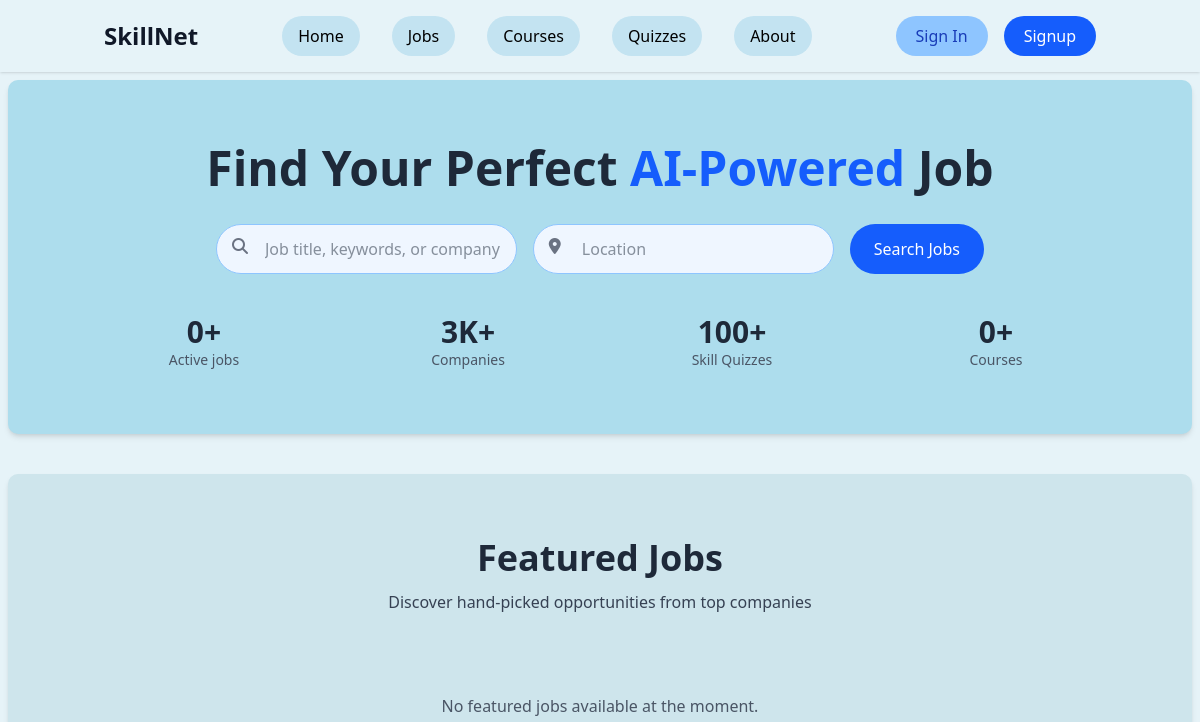
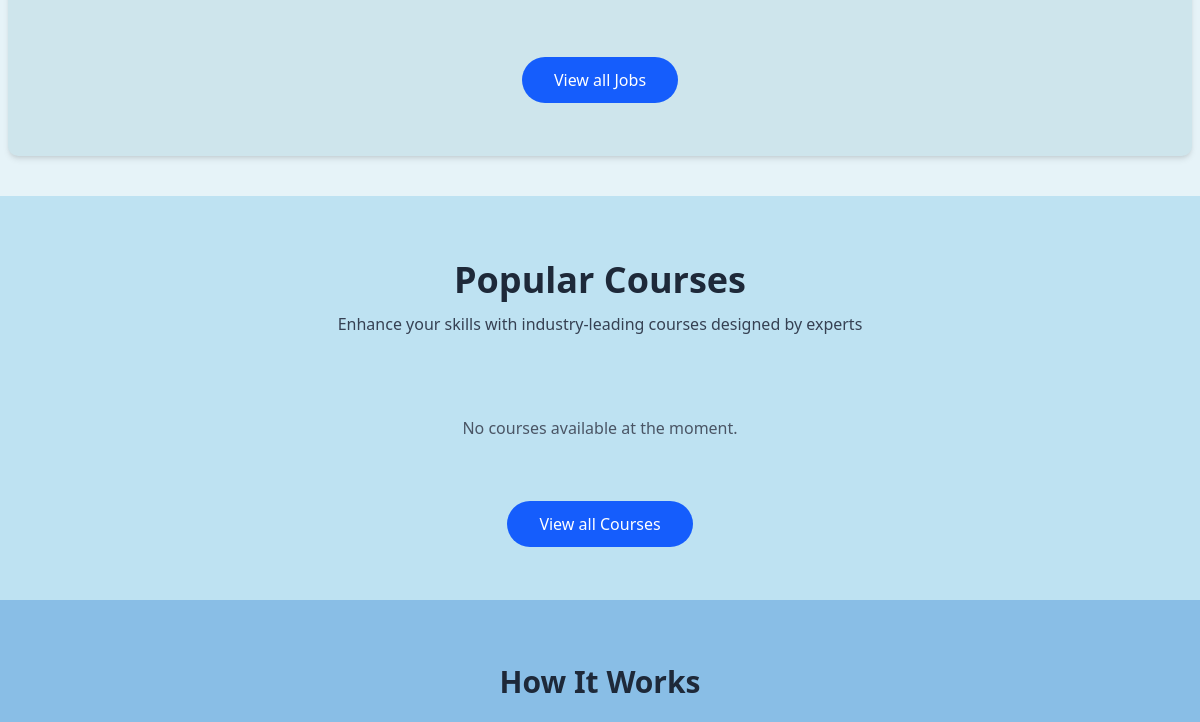
The app's page / (upper part), older data (2 pictures, top to bottom).
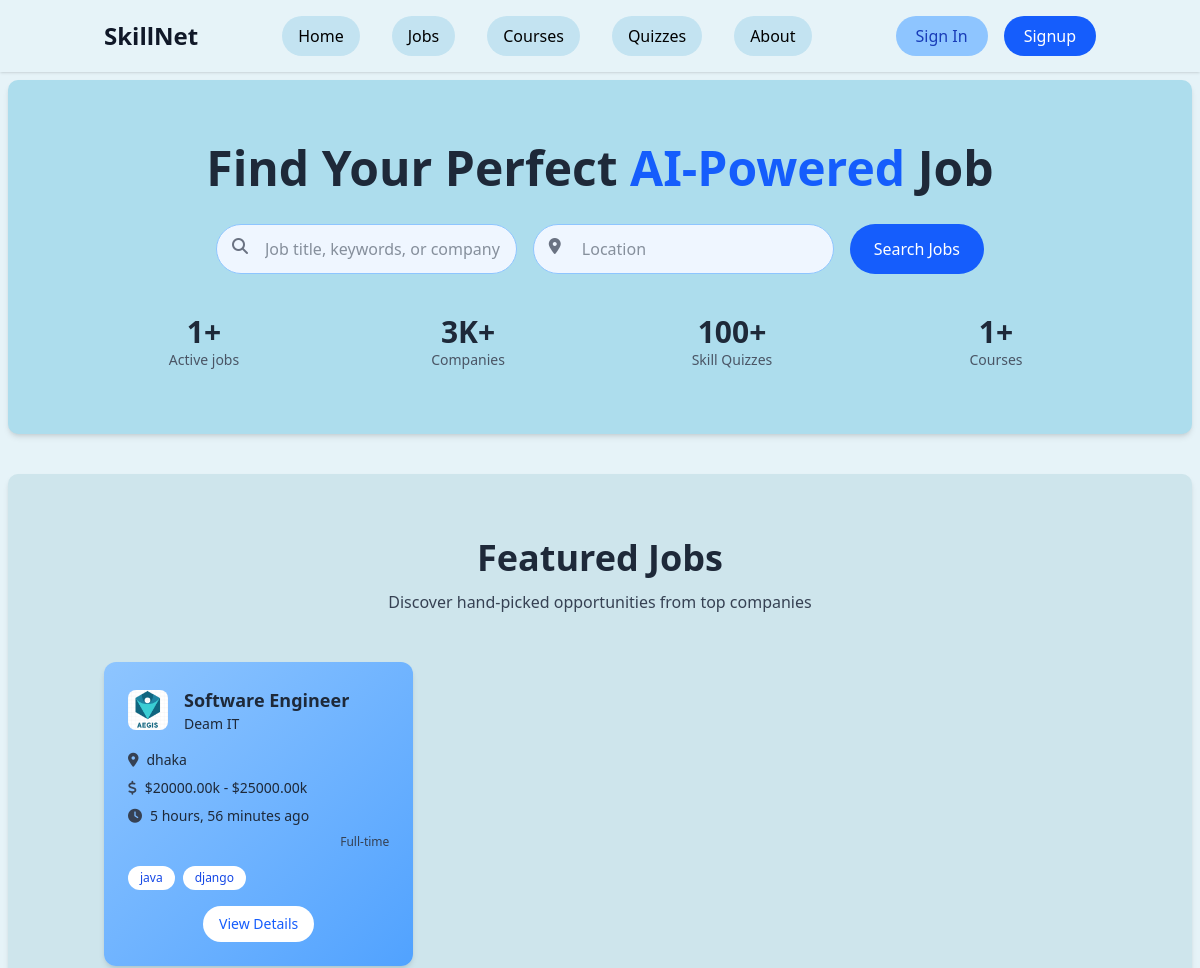
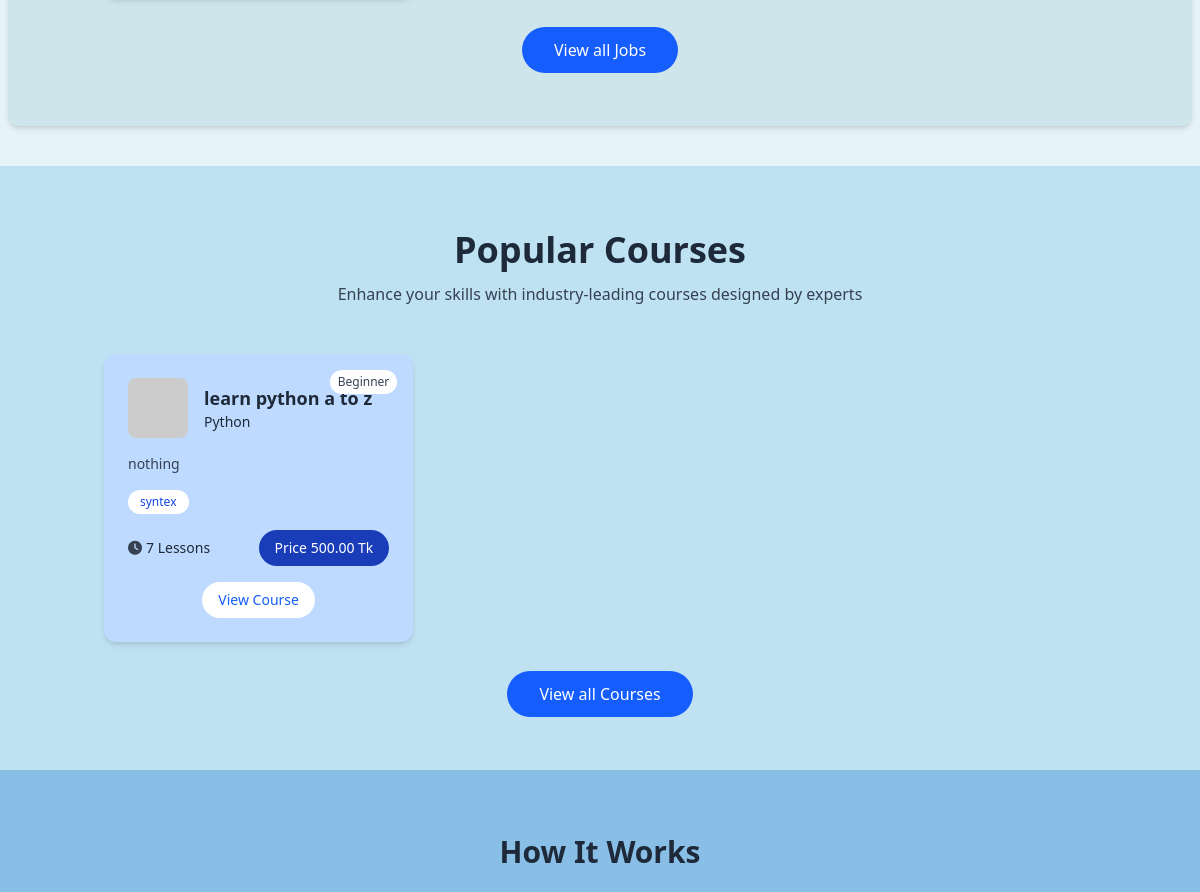
The same page, newer data (2 pictures, top to bottom).
### app/models.py (models this page shows, shortened)
class Job(models.Model):
    JOB_TYPES = [
        ('full_time', 'Full-time'),
        ('part_time', 'Part-time'),
        ('contract', 'Contract'),
        ('internship', 'Internship'),
    ]
    EXPERIENCE_LEVELS = [
        ('entry', 'Entry-level'),
        ('mid', 'Mid-level'),
        ('senior', 'Senior'),
        ('top', 'Top-level'),
    ]
    WORK_MODES = [
        ('remote', 'Remote'),
        ('office', 'Office'),
        ('hybrid', 'Hybrid'),
    ]
    title = models.CharField(max_length=200)
    company = models.ForeignKey(Company, on_delete=models.CASCADE)
    location = models.CharField(max_length=100)
    salary_min = models.DecimalField(max_digits=10, decimal_places=2)
    salary_max = models.DecimalField(max_digits=10, decimal_places=2)
    job_type = models.CharField(max_length=20, choices=JOB_TYPES, default='full_time')
    experience_level = models.CharField(max_length=20, choices=EXPERIENCE_LEVELS, default='mid')
    work_mode = models.CharField(max_length=20, choices=WORK_MODES, default='office')
    description = models.TextField()
    requirements = models.TextField()
    skills_required = models.CharField(max_length=500)
    posted_date = models.DateTimeField(auto_now_add=True)
    is_active = models.BooleanField(default=True)
    category = models.CharField(max_length=100, default='General')
    def get_salary_range(self):
        return f"${self.salary_min}k - ${self.salary_max}k"
    def get_skills_list(self):
        return [skill.strip() for skill in self.skills_required.split(',')]

class Company(models.Model):
    name = models.CharField(max_length=200)
    logo = models.ImageField(upload_to='company_logos/', blank=True, null=True)
    description = models.TextField(blank=True)

class Course(models.Model):
    DIFFICULTY_LEVELS = [
        ('beginner', 'Beginner'),
        ('intermediate', 'Intermediate'),
        ('advanced', 'Advanced'),
    ]
    title = models.CharField(max_length=200)
    category = models.ForeignKey(CourseCategory, on_delete=models.CASCADE)
    instructor = models.CharField(max_length=100)
    instructor_photo = models.ImageField(upload_to='instructors/', blank=True, null=True)
    thumbnail = models.ImageField(upload_to='course_thumbnails/', blank=True, null=True)
    description = models.TextField()
    short_description = models.CharField(max_length=300)
    difficulty = models.CharField(max_length=20, choices=DIFFICULTY_LEVELS)
    price = models.DecimalField(max_digits=10, decimal_places=2)
    duration_weeks = models.IntegerField()
    lessons_count = models.IntegerField()
    skills_covered = models.CharField(max_length=500)
    rating = models.DecimalField(max_digits=3, decimal_places=1, default=4.5)
    rating_count = models.IntegerField(default=0)
    students_count = models.IntegerField(default=0)
    created_date = models.DateTimeField(auto_now_add=True)
    is_active = models.BooleanField(default=True)
    def get_skills_list(self):
        return [skill.strip() for skill in self.skills_covered.split(',')]

class CourseCategory(models.Model):
    name = models.CharField(max_length=100)
    description = models.TextField(blank=True)

### app/views.py (the view)
# urls.py: 2. Add a URL to urlpatterns:  path('', views.home, name='home')
def home(request):
    featured_jobs = Job.objects.filter(is_active=True).order_by('-posted_date')[:3]
    popular_courses = Course.objects.filter(is_active=True).order_by('-created_date')[:3]
    context = {
        'featured_jobs': featured_jobs,
        'popular_courses': popular_courses,
    }
    return render(request, 'welcome.html', context)

### static/templates/welcome.html (shortened to what the changed rows need)
{% extends 'base.html' %}
{% load static %}
{% block content %}
  <section class="bg-[#ADDDED] py-16 px-4 rounded-[10px] shadow-md mx-2 mt-2">
    <div class="container mx-auto text-center">
      <h1 class="text-4xl md:text-5xl font-bold mb-8">
        Find Your Perfect <span class="text-blue-600">AI-Powered</span> Job
      </h1>
      <div class="grid grid-cols-2 md:grid-cols-4 gap-8 text-center mt-10">
        <div>
          <p class="text-3xl font-bold">{{ featured_jobs.count }}+</p>
          <p class="text-sm text-gray-600">Active jobs</p>
        </div>
        <div>
          <p class="text-3xl font-bold">{{ popular_courses.count }}+</p>
          <p class="text-sm text-gray-600">Courses</p>
        </div>
      </div>
    </div>
  </section>
  <section class="py-16 bg-[#CEE5EC] my-10 rounded-[10px] shadow-md mx-2">
    <div class="container mx-auto px-4">
      <div class="text-center mb-12">
        <h2 class="text-3xl md:text-4xl font-bold">Featured Jobs</h2>
      </div>
      <div class="grid grid-cols-1 md:grid-cols-3 gap-8 mb-10">
        {% for job in featured_jobs %}
        <div class="bg-gradient-to-br from-blue-300 to-blue-400 p-6 rounded-xl shadow-md hover:shadow-lg transition-shadow">
          <div class="flex items-center mb-4">
            <img src="{{ job.company.logo.url }}"
              alt="{{ job.company.name }}"
              class="mr-4 rounded-lg h-10 w-10 object-cover overflow-hidden" />
            <div>
              <h3 class="font-bold text-lg">{{ job.title }}</h3>
              <p class="text-sm text-gray-800">{{ job.company.name }}</p>
            </div>
          </div>
          <div class="space-y-2 text-sm mt-4">
            <div class="flex items-center">
              <i class="fas fa-map-marker-alt text-gray-700 mr-2"></i>
              {{ job.location }}
            </div>
            <div class="flex items-center">
              <i class="fas fa-dollar-sign text-gray-700 mr-2"></i>
              {{ job.get_salary_range }}
            </div>
            <div class="flex items-center">
              <i class="fas fa-clock text-gray-700 mr-2"></i>
              {{ job.posted_date|timesince }} ago
            </div>
            <div class="flex justify-end text-xs text-gray-700">{{ job.get_job_type_display }}</div>
          </div>
          <div class="flex flex-wrap gap-2 mt-4">
            {% for skill in job.get_skills_list|slice:":3" %}
            <span class="bg-white text-blue-700 px-3 py-1 rounded-full text-xs">{{ skill }}</span>
            {% endfor %}
          </div>
          <div class="mt-4 text-center">
            <a href="{% url 'app:job_detail' job.id %}" class="inline-block px-4 py-2 bg-white text-blue-600 rounded-full text-sm hover:bg-blue-50 transition">View Details</a>
          </div>
        </div>
        {% empty %}
        <div class="col-span-3 text-center py-8">
          <p class="text-gray-600">No featured jobs available at the moment.</p>
        </div>
        {% endfor %}
      </div>
    </div>
  </section>
  <section class="py-16 bg-[#BEE2F2]">
    <div class="container mx-auto px-4">
      <div class="text-center mb-12">
        <h2 class="text-3xl md:text-4xl font-bold">Popular Courses</h2>
      </div>
      <div class="grid grid-cols-1 md:grid-cols-3 gap-8 mb-10">
        {% for course in popular_courses %}
        <div class="bg-blue-200 p-6 rounded-xl shadow-md relative hover:shadow-lg transition-shadow">
          <div class="absolute top-4 right-4 text-xs bg-white text-gray-700 px-2 py-1 rounded-full">{{ course.get_difficulty_display }}</div>
          <div class="flex items-center mb-4">
            <img src="https://via.placeholder.com/60x60?text={{ course.title|slice:':1' }}" alt="{{ course.title }}" class="mr-4 rounded-lg" />
            <div>
              <h3 class="font-bold text-lg">{{ course.title }}</h3>
              <p class="text-sm text-gray-800">{{ course.category.name }}</p>
            </div>
          </div>
          <p class="text-sm text-gray-700 mb-4">{{ course.short_description }}</p>
          <div class="flex flex-wrap gap-3 mb-4">
            {% for skill in course.get_skills_list|slice:":3" %}
            <span class="bg-white text-blue-700 px-3 py-1 rounded-full text-xs">{{ skill }}</span>
            {% endfor %}
          </div>
          <div class="flex justify-between items-center">
            <div class="flex items-center text-sm">
              <i class="fas fa-clock text-gray-700 mr-1"></i>
              {{ course.lessons_count }} Lessons
            </div>
            <span class="px-4 py-2 bg-blue-800 text-white rounded-full text-sm">Price {{ course.price }} Tk</span>
          </div>
          <div class="mt-4 text-center">
            <a href="{% url 'app:course_detail' course.id %}" class="inline-block px-4 py-2 bg-white text-blue-600 rounded-full text-sm hover:bg-blue-50 transition">View Course</a>
          </div>
        </div>
        {% empty %}
        <div class="col-span-3 text-center py-8">
          <p class="text-gray-600">No courses available at the moment.</p>
        </div>
        {% endfor %}
      </div>
    </div>
  </section>
  <section class="py-16 bg-[#89BEE6]">
    <div class="container mx-auto px-4">
      <h2 class="text-3xl font-bold text-center mb-12">How It Works</h2>
    </div>
  </section>
{% endblock %}

Row changes from the older to the newer data that the page shows:
added Job: company.logo (picture), title "Software Engineer", company.name "Deam IT", location "dhaka", get_salary_range "$20000.00k - $25000.00k", posted_date "5 hours, 56 minutes", job_type "Full-time", get_skills_list "java" "django"
added Course: difficulty "Beginner", title "learn python a to z", category.name "Python", short_description "nothing", get_skills_list "syntex", lessons_count "7", price "500.00"
Text that changed along with them:
{{ featured_jobs.count }}: "0" → "1"
{{ popular_courses.count }}: "0" → "1"
text no longer shown: "No featured jobs available at the moment. No courses available at the moment."
